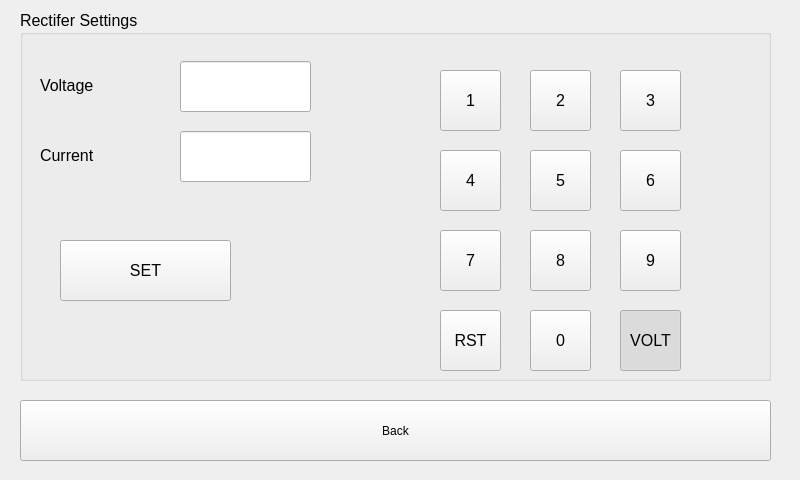
<?xml version="1.0" encoding="UTF-8"?>
<ui version="4.0">
 <class>rectifierForm</class>
 <widget class="QWidget" name="rectifierForm">
  <property name="geometry">
   <rect>
    <x>0</x>
    <y>0</y>
    <width>800</width>
    <height>480</height>
   </rect>
  </property>
  <property name="windowTitle">
   <string>Form</string>
  </property>
  <widget class="QGroupBox" name="groupBox_2">
   <property name="geometry">
    <rect>
     <x>20</x>
     <y>10</y>
     <width>751</width>
     <height>371</height>
    </rect>
   </property>
   <property name="font">
    <font>
     <pointsize>12</pointsize>
    </font>
   </property>
   <property name="title">
    <string>Rectifer Settings</string>
   </property>
   <widget class="QLabel" name="label_15">
    <property name="geometry">
     <rect>
      <x>20</x>
      <y>60</y>
      <width>121</width>
      <height>31</height>
     </rect>
    </property>
    <property name="font">
     <font>
      <pointsize>12</pointsize>
     </font>
    </property>
    <property name="text">
     <string>Voltage</string>
    </property>
   </widget>
   <widget class="QLabel" name="label_18">
    <property name="geometry">
     <rect>
      <x>20</x>
      <y>130</y>
      <width>81</width>
      <height>31</height>
     </rect>
    </property>
    <property name="font">
     <font>
      <pointsize>12</pointsize>
     </font>
    </property>
    <property name="text">
     <string>Current</string>
    </property>
   </widget>
   <widget class="QLineEdit" name="volt_LineEdit">
    <property name="geometry">
     <rect>
      <x>160</x>
      <y>51</y>
      <width>131</width>
      <height>51</height>
     </rect>
    </property>
    <property name="readOnly">
     <bool>true</bool>
    </property>
   </widget>
   <widget class="QLineEdit" name="current_LineEdit">
    <property name="geometry">
     <rect>
      <x>160</x>
      <y>121</y>
      <width>131</width>
      <height>51</height>
     </rect>
    </property>
    <property name="readOnly">
     <bool>true</bool>
    </property>
   </widget>
   <widget class="QPushButton" name="rectifierSettingButton">
    <property name="geometry">
     <rect>
      <x>40</x>
      <y>230</y>
      <width>171</width>
      <height>61</height>
     </rect>
    </property>
    <property name="text">
     <string>SET</string>
    </property>
   </widget>
   <widget class="QPushButton" name="eightButton">
    <property name="geometry">
     <rect>
      <x>510</x>
      <y>220</y>
      <width>61</width>
      <height>61</height>
     </rect>
    </property>
    <property name="text">
     <string>8</string>
    </property>
   </widget>
   <widget class="QPushButton" name="fiveButton">
    <property name="geometry">
     <rect>
      <x>510</x>
      <y>140</y>
      <width>61</width>
      <height>61</height>
     </rect>
    </property>
    <property name="text">
     <string>5</string>
    </property>
   </widget>
   <widget class="QPushButton" name="zeroButton">
    <property name="geometry">
     <rect>
      <x>510</x>
      <y>300</y>
      <width>61</width>
      <height>61</height>
     </rect>
    </property>
    <property name="text">
     <string>0</string>
    </property>
   </widget>
   <widget class="QPushButton" name="twoButton">
    <property name="geometry">
     <rect>
      <x>510</x>
      <y>60</y>
      <width>61</width>
      <height>61</height>
     </rect>
    </property>
    <property name="text">
     <string>2</string>
    </property>
   </widget>
   <widget class="QPushButton" name="sixButton">
    <property name="geometry">
     <rect>
      <x>600</x>
      <y>140</y>
      <width>61</width>
      <height>61</height>
     </rect>
    </property>
    <property name="text">
     <string>6</string>
    </property>
   </widget>
   <widget class="QPushButton" name="fourButton">
    <property name="geometry">
     <rect>
      <x>420</x>
      <y>140</y>
      <width>61</width>
      <height>61</height>
     </rect>
    </property>
    <property name="text">
     <string>4</string>
    </property>
   </widget>
   <widget class="QPushButton" name="oneButton">
    <property name="geometry">
     <rect>
      <x>420</x>
      <y>60</y>
      <width>61</width>
      <height>61</height>
     </rect>
    </property>
    <property name="text">
     <string>1</string>
    </property>
   </widget>
   <widget class="QPushButton" name="selectButton">
    <property name="geometry">
     <rect>
      <x>600</x>
      <y>300</y>
      <width>61</width>
      <height>61</height>
     </rect>
    </property>
    <property name="text">
     <string>VOLT</string>
    </property>
    <property name="checkable">
     <bool>true</bool>
    </property>
    <property name="checked">
     <bool>true</bool>
    </property>
   </widget>
   <widget class="QPushButton" name="nineButton">
    <property name="geometry">
     <rect>
      <x>600</x>
      <y>220</y>
      <width>61</width>
      <height>61</height>
     </rect>
    </property>
    <property name="text">
     <string>9</string>
    </property>
   </widget>
   <widget class="QPushButton" name="sevenButton">
    <property name="geometry">
     <rect>
      <x>420</x>
      <y>220</y>
      <width>61</width>
      <height>61</height>
     </rect>
    </property>
    <property name="text">
     <string>7</string>
    </property>
   </widget>
   <widget class="QPushButton" name="resetButton">
    <property name="geometry">
     <rect>
      <x>420</x>
      <y>300</y>
      <width>61</width>
      <height>61</height>
     </rect>
    </property>
    <property name="text">
     <string>RST</string>
    </property>
   </widget>
   <widget class="QPushButton" name="threeButton">
    <property name="geometry">
     <rect>
      <x>600</x>
      <y>60</y>
      <width>61</width>
      <height>61</height>
     </rect>
    </property>
    <property name="text">
     <string>3</string>
    </property>
   </widget>
   <zorder>label_15</zorder>
   <zorder>label_18</zorder>
   <zorder>volt_LineEdit</zorder>
   <zorder>current_LineEdit</zorder>
   <zorder>rectifierSettingButton</zorder>
   <zorder>eightButton</zorder>
   <zorder>fiveButton</zorder>
   <zorder>zeroButton</zorder>
   <zorder>twoButton</zorder>
   <zorder>sixButton</zorder>
   <zorder>oneButton</zorder>
   <zorder>selectButton</zorder>
   <zorder>nineButton</zorder>
   <zorder>sevenButton</zorder>
   <zorder>resetButton</zorder>
   <zorder>threeButton</zorder>
   <zorder>fourButton</zorder>
  </widget>
  <widget class="QPushButton" name="rectifierbackButton">
   <property name="geometry">
    <rect>
     <x>20</x>
     <y>400</y>
     <width>751</width>
     <height>61</height>
    </rect>
   </property>
   <property name="text">
    <string>Back</string>
   </property>
  </widget>
 </widget>
 <resources/>
 <connections/>
</ui>
